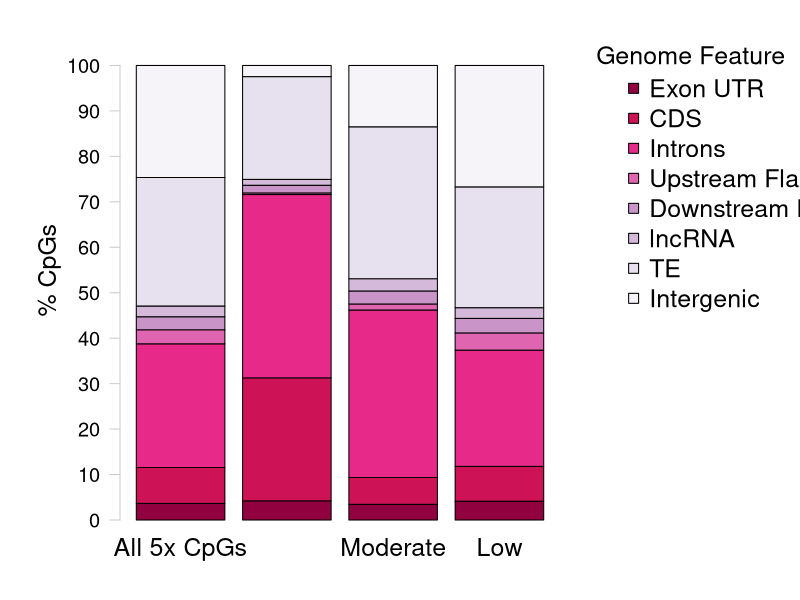

Reproduce this figure in R.
## ---- chunk 1
knitr::opts_chunk$set(echo = TRUE)
knitr::opts_knit$set(root.dir = "/Users/yaamini/Documents/project-oyster-oa/analyses/Haws_06-methylation-landscape/") #Set root directory
## ---- chunk 2
#Packages for visualization

#install.packages("dichromat")
#install.packages("broom")

require(dichromat)
require(broom)
## ---- chunk 3
sessionInfo()
## ---- chunk 4
plotColors <- rev(RColorBrewer::brewer.pal(8, "PuRd")) #Create a color palette for the barplots. Use 5 purple shades from RColorBrewer. Reverse the order so the darkest shade is used first.
## ---- chunk 5
exonUTROverlaps <- read.table("zr3644_5x-exonUTR-counts.txt", header = FALSE, col.names = c("counts", "filename")) #Import file with all file overlaps
exonUTROverlaps <- exonUTROverlaps[73:75,] #Retain final rows
head(exonUTROverlaps) #Confirm import
## ---- chunk 6
CDSOverlaps <- read.table("zr3644_5x-CDS-counts.txt", header = FALSE, col.names = c("counts", "filename")) #Import file with all file overlaps
CDSOverlaps <- CDSOverlaps[73:75,] #Retain final rows
head(CDSOverlaps) #Confirm import
## ---- chunk 7
intronOverlaps <- read.table("zr3644_5x-intron-counts.txt", header = FALSE, col.names = c("counts", "filename")) #Import file with all file overlaps
intronOverlaps <- intronOverlaps[73:75,] #Retain final rows
head(intronOverlaps) #Confirm import
## ---- chunk 8
upstreamOverlaps <- read.table("zr3644_5x-upstreamFlanks-counts.txt", header = FALSE, col.names = c("counts", "filename")) #Import file with all file overlaps
upstreamOverlaps <- upstreamOverlaps[73:75,] #Retain final rows
head(upstreamOverlaps) #Confirm import
## ---- chunk 9
downstreamOverlaps <- read.table("zr3644_5x-downstreamFlanks-counts.txt", header = FALSE, col.names = c("counts", "filename")) #Import file with all file overlaps
downstreamOverlaps <- downstreamOverlaps[73:75,] #Retain final rows
head(downstreamOverlaps) #Confirm import
## ---- chunk 10
lncRNAOverlaps <- read.table("zr3644_5x-lncRNA-counts.txt", header = FALSE, col.names = c("counts", "filename")) #Import file with all file overlaps
lncRNAOverlaps <- lncRNAOverlaps[73:75,] #Retain final rows
head(lncRNAOverlaps) #Confirm import
## ---- chunk 11
TEOverlaps <- read.table("zr3644_5x-TE-counts.txt", header = FALSE, col.names = c("counts", "filename")) #Import file with all file overlaps
TEOverlaps <- TEOverlaps[73:75,] #Retain final rows
head(TEOverlaps) #Confirm import
## ---- chunk 12
intergenicOverlaps <- read.table("zr3644_5x-intergenic-counts.txt", header = FALSE, col.names = c("counts", "filename")) #Import file with all file overlaps
intergenicOverlaps <- intergenicOverlaps[73:75,] #Retain final rows
head(intergenicOverlaps) #Confirm import
## ---- chunk 13
cpgFeatureOverlaps <- cbind(exonUTROverlaps,
                            CDSOverlaps,
                            intronOverlaps,
                            upstreamOverlaps,
                            downstreamOverlaps,
                            lncRNAOverlaps,
                            TEOverlaps,
                            intergenicOverlaps) #Combine information from all genome features
rownames(cpgFeatureOverlaps) <- c("Meth", "sparseMeth", "unMeth") #Assign row names
ncol(cpgFeatureOverlaps) #Count columns
cpgFeatureOverlaps <- cpgFeatureOverlaps[,seq(1, 16, 2)] #Keep odd-numbered columns (counts)
colnames(cpgFeatureOverlaps) <- c("exonUTR", "CDS", "intron", "upstream", "downstream", "lncRNA", "TE", "intergenic") #Add column names
head(cpgFeatureOverlaps) #Confirm formatting
## ---- chunk 14
cpgFeatureOverlaps <- as.data.frame(t(cpgFeatureOverlaps)) #Transpose so column names are row names
cpgFeatureOverlaps$allCpGs <- c(700167, 1516641, 5221932, 592834, 549787, 454393, 5424483, 4730728) #Add CpG motif overlap information
cpgFeatureOverlaps <- cpgFeatureOverlaps[,c(4, 1:3)] #Reorganize columns
head(cpgFeatureOverlaps) #Confirm formatting
## ---- chunk 15
write.csv(cpgFeatureOverlaps, "CpG-feature-overlaps.csv", quote = FALSE, row.names = TRUE) #Save data
## ---- chunk 16
cpgLocationStatTest <- data.frame(t(cpgFeatureOverlaps)) #Transpose for statistical testing
cpgLocationStatTest <- cpgLocationStatTest[1:2,] #keep only allCpGs and Meth data
head(cpgLocationStatTest) #Confirm formatting
## ---- chunk 17
CpGLocationAllMeth <- data.frame() #Create empty dataframe to store chi-squared results
for(i in 1:ncol(cpgLocationStatTest)) { #For each genome feature
  AllFeature <- cpgLocationStatTest[1,i] #Variable for # genome feature overlaps for genomic CpGs with data
  MethFeature <- cpgLocationStatTest[2,i] #Variable for # genome feature overlaps for methylated CpGs
  AllNotFeature <- sum(cpgLocationStatTest[1,-i]) #Variable for # other CpG types for genomic CpGs with data
  MethNotFeature <- sum(cpgLocationStatTest[2,-i]) #Variable for # other CpG types for methylated CpGs
  ct <- matrix(c(AllFeature, MethFeature, AllNotFeature, MethNotFeature), ncol = 2) #Create contingency table
  colnames(ct) <- c(as.character(colnames(cpgLocationStatTest[i])), paste0("Not", colnames(cpgLocationStatTest[i]))) #Assign column names: type, not type
  rownames(ct) <- c(as.character(row.names(cpgLocationStatTest)[c(1,2)])) #Assign row names: genomic CpGs with data, methylated CpGs
  print(ct) #Confirm table is correct
  ctResults <- data.frame(broom::tidy(chisq.test(ct))) #Create dataframe storing chi-sq stats results. Use broom::tidy to extract results from test output
  ctResults$GenomeFeature <- as.character(colnames(cpgLocationStatTest)[i]) #Add CpG type to results
  CpGLocationAllMeth <- rbind(CpGLocationAllMeth, ctResults) #Add test statistics to master table
}
## ---- chunk 18
head(CpGLocationAllMeth)
## ---- chunk 19
CpGLocationAllMeth$p.adj <- p.adjust(CpGLocationAllMeth$p.value, method = "fdr") #Correct p-value using FDR
range(CpGLocationAllMeth$p.adj) #Look at range of p-values
head(CpGLocationAllMeth) #Confirm changes
## ---- chunk 20
write.csv(CpGLocationAllMeth, "CpG-location-statResults.txt", quote = FALSE, row.names = TRUE) #Save statistical output
## ---- chunk 21
head(cpgFeatureOverlaps)
## ---- chunk 22
cpgFeatureOverlapsPercents <- cpgFeatureOverlaps #Duplicate dataframe
for (i in 1:length(cpgFeatureOverlaps)) {
  cpgFeatureOverlapsPercents[,i] <- (cpgFeatureOverlapsPercents[,i] / (sum(cpgFeatureOverlapsPercents[,i]))) * 100
} #Divide every entry by sum of the column and multiply by 100 to get percentages. Do not include gene information
head(cpgFeatureOverlapsPercents) #Check calculations
## ---- chunk 23
#pdf("figures/CpG-feature-overlaps.pdf", width = 11, height = 8.5)

par(mar = c(1,5,0,1), oma = c(3, 1, 1, 11)) #Change figure boundaries

barplot(t(t(cpgFeatureOverlapsPercents[,c(1:4)])), 
        col= plotColors, 
        axes = FALSE, 
        names.arg = c("All 5x CpGs", "High", "Moderate", "Low"), cex.names = 1.5,
        ylim = c(0, 110)) #Create base plot. Everything should be white. Do not plot axes. Include sequencing type as labels and set size. Set y-axis specs. 

axis(side = 2, at = seq(0, 100, by = 10), las = 2, col = "grey80", cex.axis = 1.2) #Add y-axis
mtext(side = 2, "% CpGs", line = 3, cex = 1.5) #Add y-axis label

par(fig = c(0, 1, 0, 1), oma = c(0, 0, 0, 0), mar = c(0, 0, 0, 0), new = TRUE) #Create new plot
plot(0, 0, type = "n", bty = "n", xaxt = "n", yaxt = "n") #Add new plot on top of current plot
legend(x = 0.57, y = 0.87, 
       xpd = TRUE,
       legend = c("Exon UTR", 
                  "CDS", 
                  "Introns", 
                  "Upstream Flank", 
                  "Downstream Flank", 
                  "lncRNA", 
                  "TE", 
                  "Intergenic"),
       pch = 22, 
        col = "black", 
        pt.bg = plotColors,
       bty = "n",
       cex = 1.5, 
       x.intersp = 0.7, xjust = 0) #Place a legend in the top right of the figure with no box
text("Genome Feature", x = 0.785, y = 0.879, cex = 1.5) #Add legend title that is aligned with legend

#dev.off()
